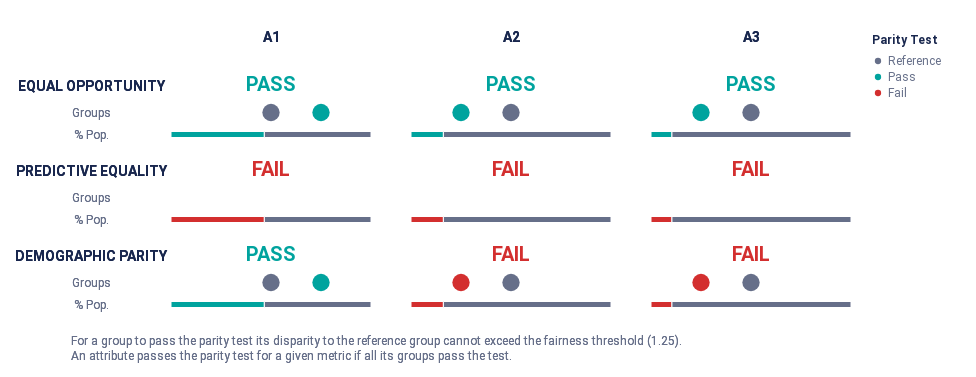

The notebook cell this image was saved under:
### Code cell
audit_severe_undersampling.summary_plot(["tpr", "fpr", "pprev"])
